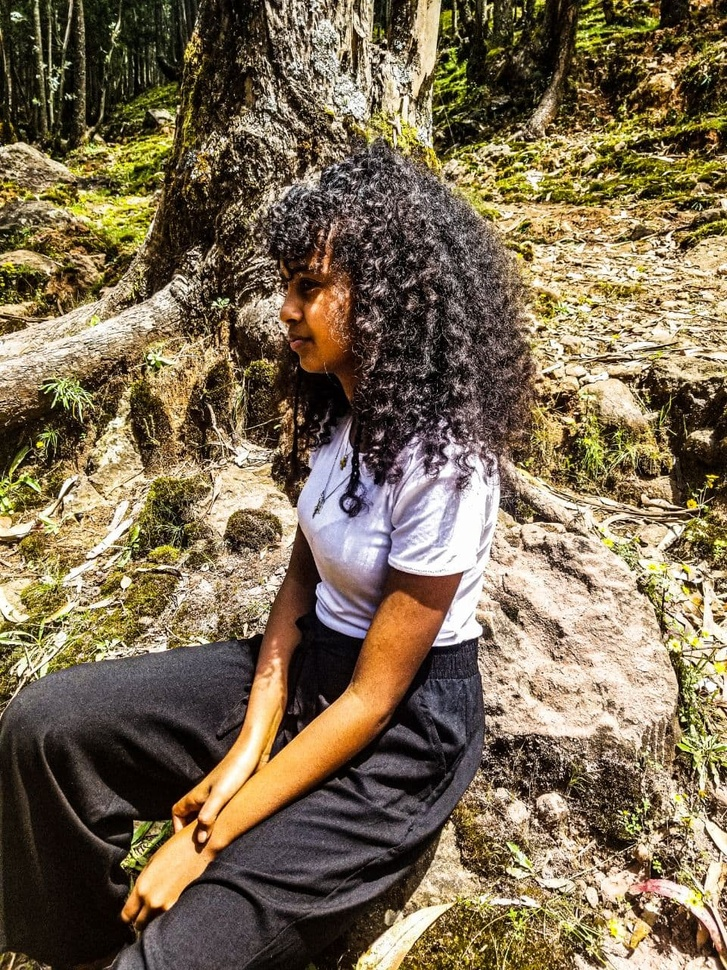
#> input picture fira-code/chapter_10/images/hilu.jpg, 727 x 970 px, shrunk from 960 x 1280 before the run
$ python canny.py --image images/hilu.jpg   (older library calls are emulated)
#> lines starting #> are read from the running program, lines starting #| are printed output that depends on the picture; after the words box and inside, x2 and y2 are one past the last pixel; in counts of white or black regions, pixels touching at a corner belong together
import sys
sys.path.append(r"C:\Users\gyon\Desktop\Open Cv\fira-code\general_chapter")

from matplotlib import pyplot as plt
import mahotas
import cv2
import argparse
import numpy as np
import imutils

ap = argparse.ArgumentParser()
ap.add_argument("-i", "--image", required=True, help="Path to image file")

args = vars(ap.parse_args())
image = cv2.imread(args['image'])
#> image is the input picture: shape (970, 727, 3); mean B, G, R 82.4, 107.3, 123.1

cv2.imshow("Image", image)

image = cv2.cvtColor(image, cv2.COLOR_BGR2GRAY)
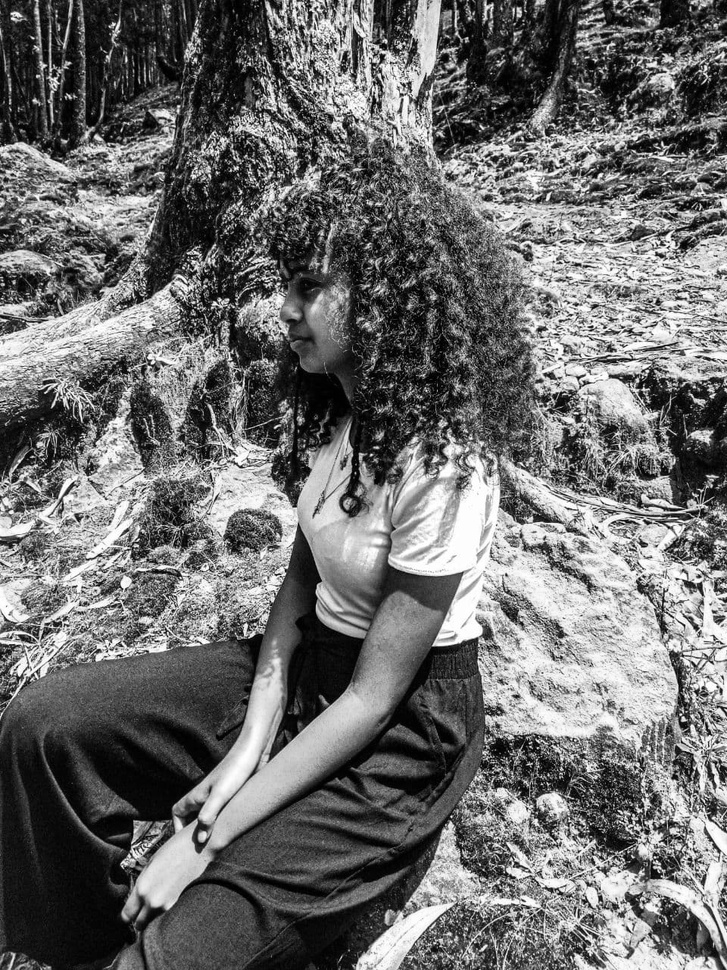
#> image: shape (970, 727); min 0, max 255, mean 109.2
image = cv2.GaussianBlur(image, (5, 5), 0)

cv2.imshow("Blurred", image)
canny = cv2.Canny(image, 150, 255)
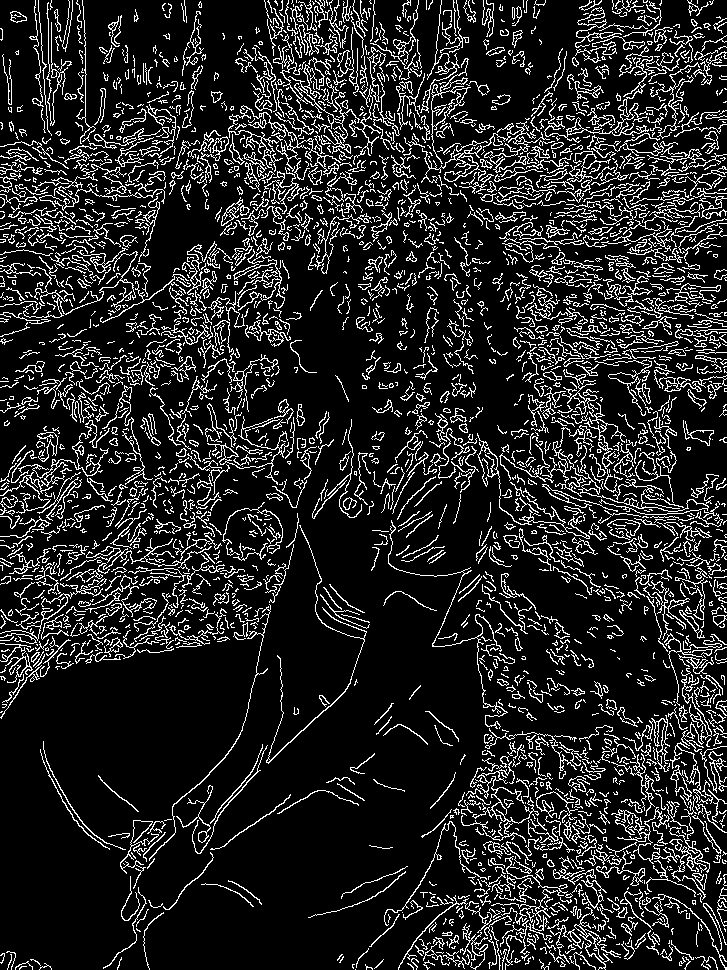
#> canny: shape (970, 727); 14.3% white in thin lines or dots

cv2.imshow("Canny", canny)


cv2.waitKey(0)

$ run again, on fira-code/chapter_10/images/beach.png
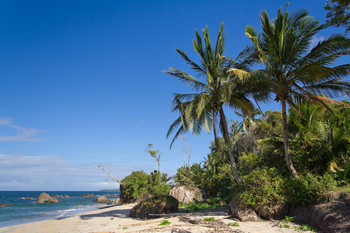
#> input picture fira-code/chapter_10/images/beach.png, 350 x 233 px
#> image is the input picture: shape (233, 350, 3); mean B, G, R 136, 110.4, 78.6
#> `image = cv2.GaussianBlur(image, (5, 5), 0)`:
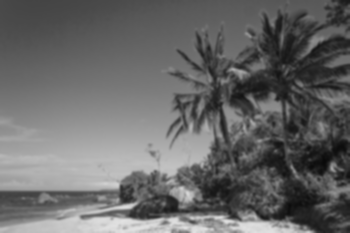
#> image: shape (233, 350); min 9, max 226, mean 103.8
#> `canny = cv2.Canny(image, 150, 255)`:
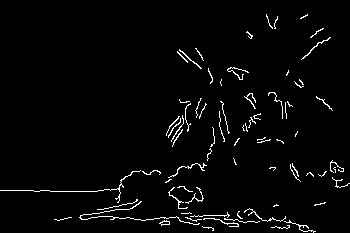
#> canny: shape (233, 350); 2.7% white in thin lines or dots
